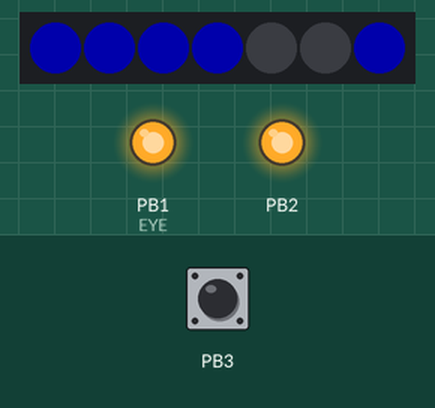
This sketch was run on a simulated ATtiny85, built with avr-gcc and run on an emulated ATtiny85. On the bench: 7 RGB LEDs in strip order, left to right, output pins drawn as LEDs (lit = HIGH). The test bench sets the inputs (shaded band); at power-on: PB3 HIGH. Dim RGB values are drawn brighter than linear; random numbers use the default seed unless the sketch sets one.

Above: at 1.2 s.
1.3 s: PB3 pulled LOW for 0.15 s
2.0 s: PB3 pulled LOW for 0.15 s
At 2.41 s:
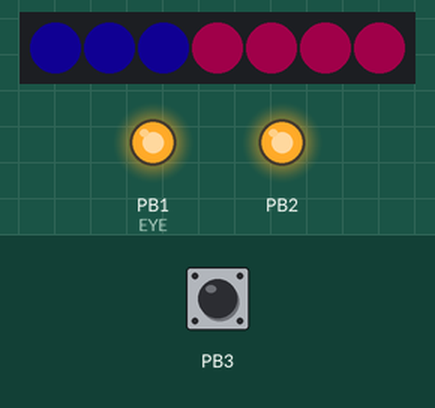
2.7 s: PB3 pulled LOW for 3.2 s
At 3.62 s:
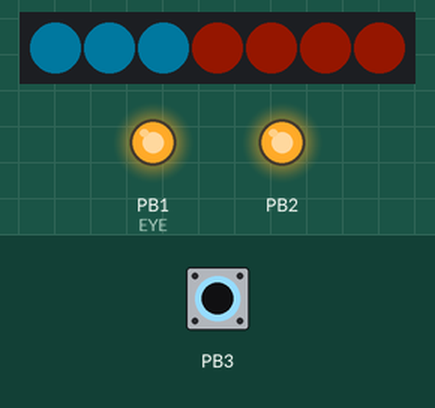
6.5 s: PB3 pulled LOW for 1 s
At 6.59 s:
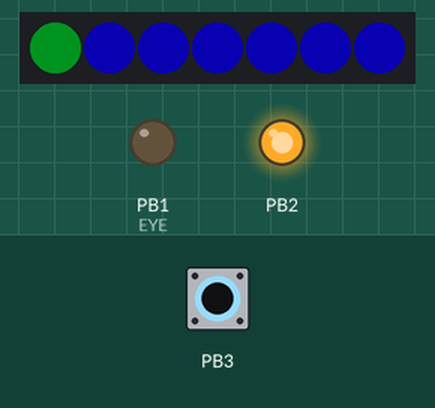
8.1 s: PB3 pulled LOW for 0.15 s
At 8.18 s:
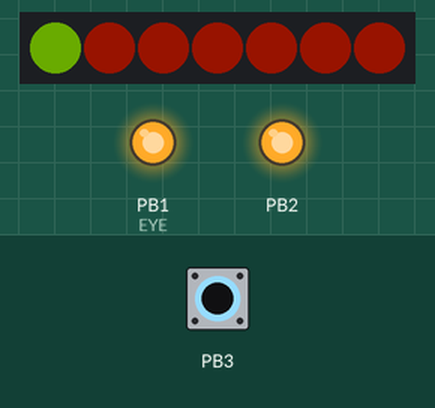
8.8 s: PB3 pulled LOW for 3.2 s
At 9.75 s:
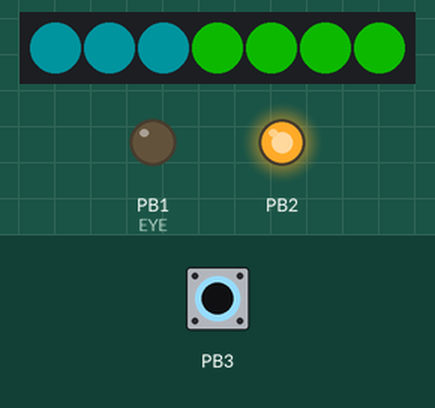
Timing chart, 0 to 16.0 s (numbered marks = the images above; inputs shaded):
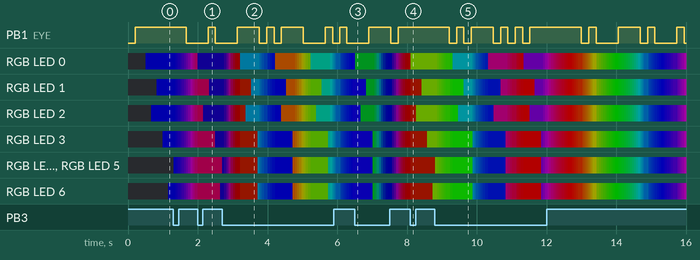

The sketch:

hitbut2018.ino
```cpp
#include <TinyWireS.h>
#include <Adafruit_NeoPixel.h>
#include <ADCTouch.h>

#define I2C_SLAVE_ADDRESS 0x01
#define NUM_LEDS 7
#define PIXPIN 4
#define EYE 1
#define TOUCHPIN A3

volatile Adafruit_NeoPixel gems = Adafruit_NeoPixel(NUM_LEDS, PIXPIN, NEO_GRB + NEO_KHZ800);

int ref;
volatile unsigned long startOfPress = 0L;
int8_t mode = 0;
int8_t eyeLoc = 0;
volatile unsigned long eyeUpdate = 0L;
volatile unsigned long colorUpdate = 0L;
uint8_t currentLed = 0;
int8_t red = 0x00;
int8_t green = 0x00;
int8_t blue = 0x30;
int8_t brightness = 50;
int8_t oldBright = 50;
volatile bool notify = false;
volatile unsigned long hitbutDisplay = 0L;


void setup() {
  ref = ADCTouch.read(TOUCHPIN);
  pinMode(EYE, OUTPUT);
  randomSeed(analogRead(0));

  TinyWireS.begin(I2C_SLAVE_ADDRESS);
  TinyWireS.onRequest(requestEvent);
  TinyWireS.onReceive(receiveEvent);
  gems.begin();
}

void loop() {
  const uint8_t pattern[7] = {0, 2, 1, 3, 6, 4, 5};
  const int ledDelay[3][2] = {{1200, 150}, {50, 50}, {150, 300}};
  const bool code[125] = {
    0, 0, 0, 0, 0, 0, 0,
    1, 1, 1, 0, 1, 1, 1, 0, 0, 0,
    1, 0, 1, 0, 0, 0,
    1, 1, 1, 0, 1, 0, 1, 1, 1, 0, 0, 0,
    1, 0, 0, 0, 0, 0, 0, 0,
    1, 0, 1, 0, 0, 0,
    1, 0, 1, 0, 1, 0, 0, 0, 0, 0, 0, 0,
    1, 0, 1, 1, 1, 0, 0, 0,
    1, 0, 1, 1, 1, 0, 1, 1, 1, 0, 0, 0,
    1, 0, 0, 0,
    1, 0, 1, 0, 1, 0, 0, 0,
    1, 1, 1, 0, 1, 1, 1, 0, 1, 1, 1, 0, 0, 0,
    1, 1, 1, 0, 1, 1, 1, 0, 0, 0,
    1, 0, 0, 0, 0, 0, 0, 0,
  };
  const int eyeDelay = 200;
  const int touch = ADCTouch.read(TOUCHPIN) - ref;

  if (touch > 30 && millis() - startOfPress > 500) {
    if (mode == 0) {
      mode = 1;
    } else if (mode == 1) {
      mode = 0;
      randColor();
      currentLed = 0;
    }
    colorUpdate = 0L;
    startOfPress = millis();
  }

  if (notify) {
    red = 0x60 * (brightness / 100.);
    green = red;
    blue = red;
  }

  if (oldBright != brightness) {
    currentLed = 7;
    red++;
    green++;
    blue++;
    oldBright = brightness;
  }

  if (((millis() - colorUpdate >= ledDelay[mode][0] && currentLed == 0) || (millis() - colorUpdate >= ledDelay[mode][1] && currentLed > 0) && !notify) || (millis() - colorUpdate >= ledDelay[3][mode])) {
    if (mode == 1 || notify) {
      for ( int i = 0; i < NUM_LEDS; i++) {
        gems.setPixelColor(i, gems.Color((int8_t)red, (int8_t)green, (int8_t)blue));
      }
      if (!notify) {
        rainbow();
      }
    } else {
      gems.setPixelColor(pattern[currentLed], gems.Color((int8_t)red, (int8_t)green , (int8_t)blue));
    }
    gems.show();
    currentLed += 1;
    colorUpdate = millis();
    if (currentLed == 8 && notify) {
      notify = false;
    }
    if (currentLed > NUM_LEDS) {
      currentLed = 0;
      if (mode == 0) {
        randColor();
      }
    }
  }

  if (millis() - eyeUpdate >= eyeDelay) {
    digitalWrite(EYE, !code[eyeLoc]);
    eyeLoc++;
    if (eyeLoc > sizeof(code)) {
      eyeLoc = 0;
    }
    eyeUpdate = millis();
  }

  TinyWireS_stop_check();

}
void rainbow() {
  int inc = 6 * (brightness / 100.);
  if (inc < 1) {
    inc = 1;
  }
  if (red != 0 && blue != 0 && green != 0) {
    red = 0x60 * (brightness / 100.);
    green = 0x0;
    blue = 0x0;
  }
  if (red > 0 && blue == 0) {
    red -= inc;
    green += inc;
    if (red < 0) {
      red = 0;
    }
  } else if (green > 0 && red == 0) {
    green -= inc;
    blue += inc;
    if ( green < 0) {
      green = 0;
    }
  } else {
    blue -= inc;
    red += inc;
    if (blue < 0) {
      blue = 0;
    }
  }
}
void randColor() {
  int8_t colorThree = 0;
  uint8_t option = random(6);
  int8_t maxBright = 0x60 * (brightness / 100.);
  int8_t minBright = 0x20 * (brightness / 100.);
  int8_t colorOne = random(minBright, maxBright);
  int8_t colorTwo = random(maxBright);
  if (minBright > 0) {
    int8_t colorThree = random(minBright);
  }

  if (option == 0) {
    red = colorThree;
    green = colorTwo;
    blue = colorOne;
  } else if (option == 1) {
    red = colorThree;
    green = colorOne;
    blue = colorTwo;
  } else if (option == 2) {
    red = colorTwo;
    green = colorThree;
    blue = colorOne;
  } else if (option == 3) {
    red = colorTwo;
    green = colorOne;
    blue = colorThree;
  } else if (option == 4) {
    red = colorOne;
    green = colorThree;
    blue = colorTwo;
  } else if (option == 5) {
    red = colorOne;
    green = colorTwo;
    blue = colorThree;
  }
}

void receiveEvent() {
  int8_t option = TinyWireS.receive();
  if (option == 1) {
    while (TinyWireS.available()) {
      TinyWireS.receive();
    }
    notify = true;
  } else if (option == 2) {
    brightness = (TinyWireS.receive() / 128.) * 100;
  }
}

void requestEvent() {
  if (millis() - hitbutDisplay >= 60000) {
    const byte message[13] = {2, 11,
                              'H', 'a', 'k', 'i', 'n',
                              't', 'h', 'e', 'B', 'o', 'x'
                             };

    for (uint8_t i = 0; i < sizeof(message); i++) {
      TinyWireS.send(message[i]);
    }
    hitbutDisplay = millis();
  } else {
    TinyWireS.send(0);
  }
}
```

TinyWireS.h
```cpp
// (licence header left out)
#ifndef TinyWireS_h
#define TinyWireS_h

#include <inttypes.h>


class USI_TWI_S
{
  private:
	//static uint8_t USI_BytesAvail;

  public:
 	USI_TWI_S();
    void begin(uint8_t I2C_SLAVE_ADDR);
    void send(uint8_t data);
    uint8_t available();
    uint8_t receive();
    void onReceive( void (*)(uint8_t) );
    void onRequest( void (*)(void) );
};

void TinyWireS_stop_check();
// Implement a delay loop that checks for the stop bit (basically direct copy of the stock arduino implementation from wiring.c)
void tws_delay(unsigned long);

extern USI_TWI_S TinyWireS;

#endif
```

usiTwiSlave.h
```cpp
// (licence header left out)
#ifndef _USI_TWI_SLAVE_H_
#define _USI_TWI_SLAVE_H_


/********************************************************************************

                                    includes

********************************************************************************/

#include <stdbool.h>


/********************************************************************************

                                   prototypes

********************************************************************************/

void    usiTwiSlaveInit( uint8_t );
void    usiTwiTransmitByte( uint8_t );
uint8_t usiTwiReceiveByte( void );
bool    usiTwiDataInReceiveBuffer( void );
void    (*_onTwiDataRequest)(void);
bool    usiTwiDataInTransmitBuffer(void);
uint8_t usiTwiAmountDataInReceiveBuffer(void);
// on_XXX handler pointers
void    (*usi_onRequestPtr)(void);
void    (*usi_onReceiverPtr)(uint8_t);


/********************************************************************************

                           driver buffer definitions

********************************************************************************/

// permitted RX buffer sizes: 1, 2, 4, 8, 16, 32, 64, 128 or 256

#ifndef TWI_RX_BUFFER_SIZE
#define TWI_RX_BUFFER_SIZE  ( 16 )
#endif
#define TWI_RX_BUFFER_MASK  ( TWI_RX_BUFFER_SIZE - 1 )

#if ( TWI_RX_BUFFER_SIZE & TWI_RX_BUFFER_MASK )
#  error TWI RX buffer size is not a power of 2
#endif

// permitted TX buffer sizes: 1, 2, 4, 8, 16, 32, 64, 128 or 256

#ifndef TWI_TX_BUFFER_SIZE
#define TWI_TX_BUFFER_SIZE ( 16 )
#endif
#define TWI_TX_BUFFER_MASK ( TWI_TX_BUFFER_SIZE - 1 )

#if ( TWI_TX_BUFFER_SIZE & TWI_TX_BUFFER_MASK )
#  error TWI TX buffer size is not a power of 2
#endif


#endif  // ifndef _USI_TWI_SLAVE_H_
```
